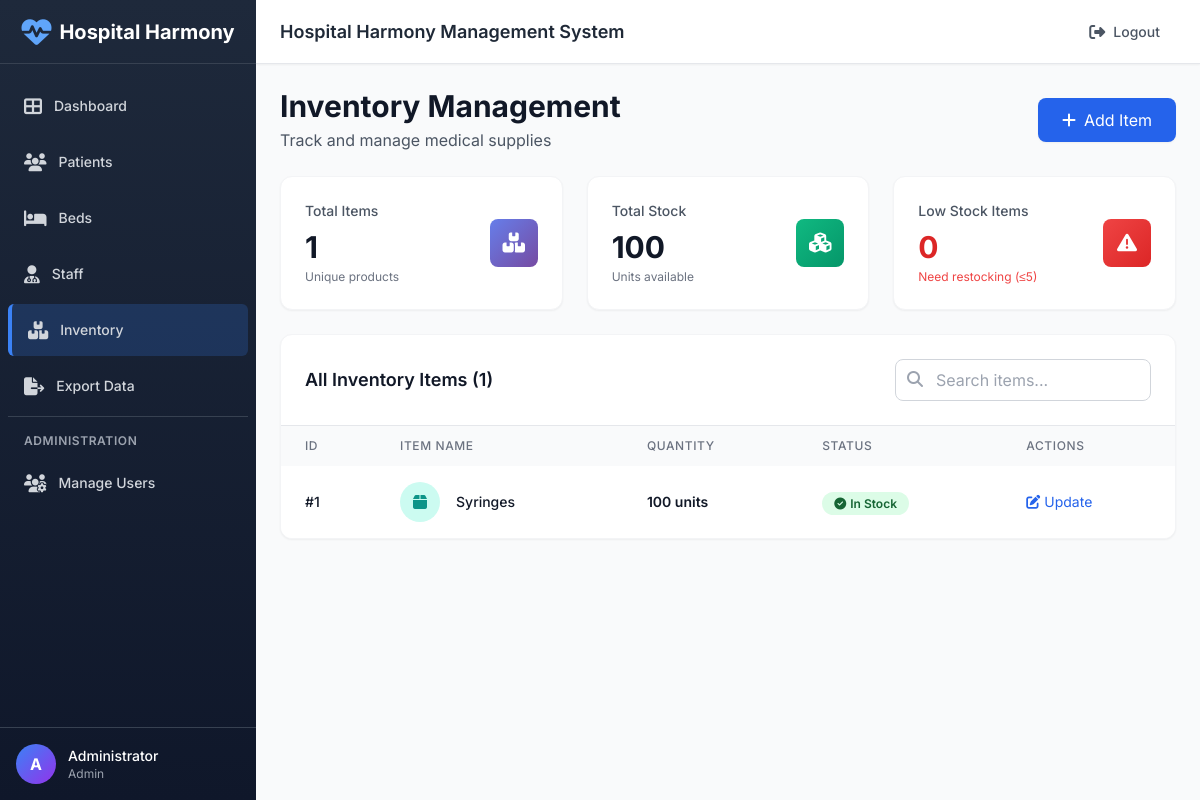
The page /inventory (signed in) on the database its author committed.
### tables this page shows
CREATE TABLE inventory (
    id INTEGER PRIMARY KEY AUTOINCREMENT,
    name TEXT NOT NULL,
    quantity INTEGER DEFAULT 0
);

### app.py (the view)
@app.route('/inventory')
@login_required
@role_required('inventory')
def inventory():
    db = get_db(); cur = db.cursor()
    cur.execute('SELECT * FROM inventory')
    rows = cur.fetchall()
    low_items = [r for r in rows if (r['quantity'] or 0) <= 5]
    if low_items:
        flash(f"{len(low_items)} item(s) low in stock (≤5).", 'danger')
    return render_template('inventory.html', items=rows)

### app.py (called while the page is built)
def login_required(f):
    @wraps(f)
    def wrapped(*args, **kwargs):
        if 'user_id' not in session:
            flash('Please login to access this page', 'danger')
            return redirect(url_for('login'))
        return f(*args, **kwargs)
    return wrapped

def role_required(*allowed_permissions):
    def decorator(f):
        @wraps(f)
        def wrapped(*args, **kwargs):
            if 'user_id' not in session:
                flash('Please login to access this page', 'danger')
                return redirect(url_for('login'))
            user_role = session.get('role')
            user_permissions = ROLE_PERMISSIONS.get(user_role, [])
            if not any(perm in user_permissions for perm in allowed_permissions):
                flash('You do not have permission to access this page', 'danger')
                return redirect(url_for('index'))
            return f(*args, **kwargs)
        return wrapped
    return decorator

@app.context_processor
def inject_permissions():
    if 'role' in session:
        return {
            'user_permissions': ROLE_PERMISSIONS.get(session['role'], []),
            'user_role': session.get('role'),
            'user_name': session.get('full_name')
        }
    return {'user_permissions': [], 'user_role': None, 'user_name': None}

### database.py (called while the page is built)
def get_db():
    global _conn
    if _conn is None:
        _conn = sqlite3.connect(DB_PATH, check_same_thread=False)
        _conn.row_factory = sqlite3.Row
    return _conn

### templates/inventory.html (shortened to what this page needs)
{% extends "layout.html" %}
{% block content %}
<div class="flex items-center justify-between mb-6">
    <div>
        <h1 class="text-3xl font-bold text-gray-900">Inventory Management</h1>
        <p class="text-gray-600 mt-1">Track and manage medical supplies</p>
    </div>
    <button onclick="document.getElementById('addModal').classList.remove('hidden')" class="bg-blue-600 hover:bg-blue-700 text-white px-6 py-2.5 rounded-lg flex items-center transition shadow-sm">
        <i class="fas fa-plus mr-2"></i>
        Add Item
    </button>
</div>
<div class="grid grid-cols-1 gap-6 sm:grid-cols-3 mb-6">
    <div class="card-hover bg-white rounded-xl shadow-sm p-6 border border-gray-100">
        <div class="flex items-center justify-between">
            <div>
                <p class="text-sm font-medium text-gray-600">Total Items</p>
                <p class="text-3xl font-bold text-gray-900 mt-2">{{ items|length }}</p>
                <p class="text-xs text-gray-500 mt-1">Unique products</p>
            </div>
            <div class="gradient-primary w-12 h-12 rounded-lg flex items-center justify-center">
                <i class="fas fa-boxes text-white text-xl"></i>
            </div>
        </div>
    </div>
    <div class="card-hover bg-white rounded-xl shadow-sm p-6 border border-gray-100">
        <div class="flex items-center justify-between">
            <div>
                <p class="text-sm font-medium text-gray-600">Total Stock</p>
                <p class="text-3xl font-bold text-gray-900 mt-2">
                    {{ items|sum(attribute='quantity') or 0 }}
                </p>
                <p class="text-xs text-gray-500 mt-1">Units available</p>
            </div>
            <div class="gradient-success w-12 h-12 rounded-lg flex items-center justify-center">
                <i class="fas fa-cubes text-white text-xl"></i>
            </div>
        </div>
    </div>
    <div class="card-hover bg-white rounded-xl shadow-sm p-6 border border-gray-100">
        <div class="flex items-center justify-between">
            <div>
                <p class="text-sm font-medium text-gray-600">Low Stock Items</p>
                <p class="text-3xl font-bold text-red-600 mt-2">
                    {% set low_stock = namespace(count=0) %}
                    {% for item in items %}
                        {% if (item['quantity'] or 0) <= 5 %}
                            {% set low_stock.count = low_stock.count + 1 %}
                        {% endif %}
                    {% endfor %}
                    {{ low_stock.count }}
                </p>
                <p class="text-xs text-red-500 mt-1">Need restocking (≤5)</p>
            </div>
            <div class="gradient-danger w-12 h-12 rounded-lg flex items-center justify-center">
                <i class="fas fa-exclamation-triangle text-white text-xl"></i>
            </div>
        </div>
    </div>
</div>
<div class="bg-white rounded-xl shadow-sm border border-gray-100 overflow-hidden">
    <div class="p-6 border-b border-gray-200">
        <div class="flex items-center justify-between">
            <h3 class="text-lg font-semibold text-gray-900">All Inventory Items ({{ items|length }})</h3>
            <div class="relative w-64">
                <input type="search" id="searchInput" placeholder="Search items..." class="w-full pl-10 pr-4 py-2 border border-gray-300 rounded-lg focus:ring-2 focus:ring-blue-500 focus:border-transparent" onkeyup="searchTable()">
                <i class="fas fa-search absolute left-3 top-3 text-gray-400"></i>
            </div>
        </div>
    </div>
    <div class="overflow-x-auto">
        <table class="w-full" id="inventoryTable">
            <thead class="bg-gray-50">
                <tr>
                    <th class="px-6 py-3 text-left text-xs font-medium text-gray-500 uppercase tracking-wider">ID</th>
                    <th class="px-6 py-3 text-left text-xs font-medium text-gray-500 uppercase tracking-wider">Item Name</th>
                    <th class="px-6 py-3 text-left text-xs font-medium text-gray-500 uppercase tracking-wider">Quantity</th>
                    <th class="px-6 py-3 text-left text-xs font-medium text-gray-500 uppercase tracking-wider">Status</th>
                    <th class="px-6 py-3 text-left text-xs font-medium text-gray-500 uppercase tracking-wider">Actions</th>
                </tr>
            </thead>
            <tbody class="bg-white divide-y divide-gray-200">
                {% if items %}
                    {% for item in items %}
                    <tr class="hover:bg-gray-50 transition {% if (item['quantity'] or 0) <= 5 %}bg-red-50{% endif %}">
                        <td class="px-6 py-4 whitespace-nowrap text-sm font-medium text-gray-900">#{{ item['id'] }}</td>
                        <td class="px-6 py-4 whitespace-nowrap">
                            <div class="flex items-center">
                                <div class="flex-shrink-0 h-10 w-10 bg-teal-100 rounded-full flex items-center justify-center">
                                    <i class="fas fa-box text-teal-600"></i>
                                </div>
                                <div class="ml-4">
                                    <div class="text-sm font-medium text-gray-900">{{ item['name'] }}</div>
                                </div>
                            </div>
                        </td>
                        <td class="px-6 py-4 whitespace-nowrap">
                            <div class="text-sm font-semibold {% if (item['quantity'] or 0) <= 5 %}text-red-600{% else %}text-gray-900{% endif %}">
                                {{ item['quantity'] or 0 }} units
                            </div>
                        </td>
                        <td class="px-6 py-4 whitespace-nowrap">
                            {% if (item['quantity'] or 0) <= 5 %}
                                <span class="px-3 py-1 text-xs font-semibold rounded-full bg-red-100 text-red-800">
                                    <i class="fas fa-exclamation-circle mr-1"></i>Low Stock
                                </span>
                            {% elif (item['quantity'] or 0) <= 20 %}
                                <span class="px-3 py-1 text-xs font-semibold rounded-full bg-yellow-100 text-yellow-800">
                                    <i class="fas fa-info-circle mr-1"></i>Running Low
                                </span>
                            {% else %}
                                <span class="px-3 py-1 text-xs font-semibold rounded-full bg-green-100 text-green-800">
                                    <i class="fas fa-check-circle mr-1"></i>In Stock
                                </span>
                            {% endif %}
                        </td>
                        <td class="px-6 py-4 whitespace-nowrap text-sm">
                            <button onclick="updateQuantity({{ item['id'] }}, '{{ item['name'] }}', {{ item['quantity'] or 0 }})" class="text-blue-600 hover:text-blue-800 transition">
                                <i class="fas fa-edit mr-1"></i>Update
                            </button>
                        </td>
                    </tr>
                    {% endfor %}
                {% endif %}
            </tbody>
        </table>
    </div>
</div>
{% endblock %}

### templates/layout.html (style rules this page uses)
* { font-family: 'Inter', sans-serif; }
.card-hover { transition: all 0.3s ease; }
.gradient-primary { background: linear-gradient(135deg, #667eea 0%, #764ba2 100%); }
.gradient-success { background: linear-gradient(135deg, #10b981 0%, #059669 100%); }
.gradient-danger { background: linear-gradient(135deg, #ef4444 0%, #dc2626 100%); }

### rows shown on the page
inventory: id "1", name "Syringes", quantity "100", shows "In Stock"

### other values the page prints
{{ user_name[0] if user_name else 'U' }} "A"
{{ user_name }} "Administrator"
{{ user_role }} "Admin"
{{ items|length }} "1"
{{ items|sum(attribute='quantity') or 0 }} "100"
{{ low_stock.count }} "0"
